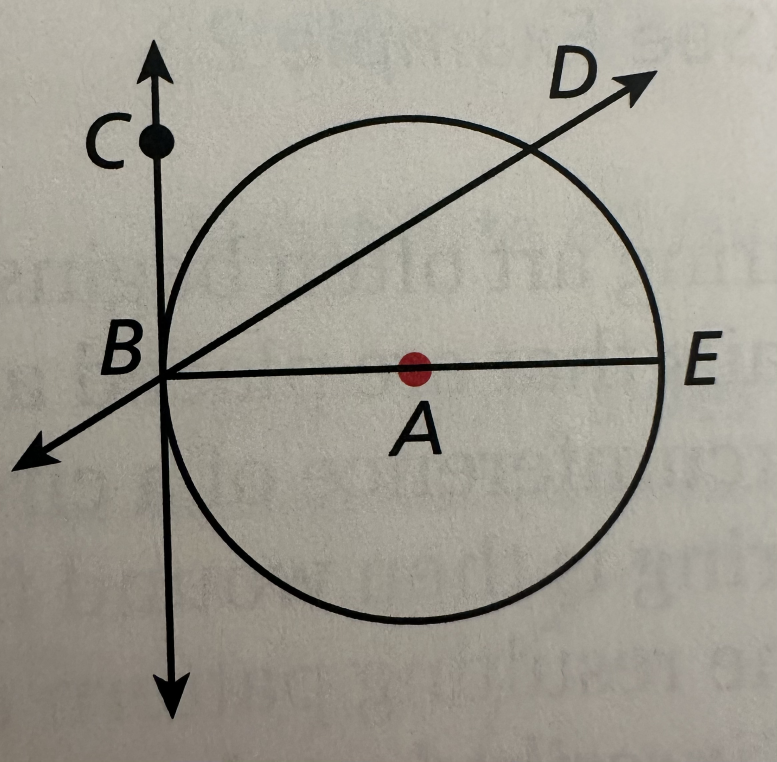
#> input picture coordinate_extraction/diagram_sample_image/circle9.jpg, 2330 x 2284 px (shown at 1/3 size)
$ jupyter execute coord_extraction.ipynb   (shell and % lines are left out)
#> lines starting #> are read from the running program, lines starting #| are printed output that depends on the picture; after the words box and inside, x2 and y2 are one past the last pixel; in counts of white or black regions, pixels touching at a corner belong together
### coordinate_extraction/combine_geometry.py
# TODO: refactor code by defining functions for logics used multiple times
import numpy as np
import cv2


def distance_between_points(p1, p2):
    return np.sqrt((p1[0] - p2[0]) ** 2 + (p1[1] - p2[1]) ** 2)


def get_line_angle(x1, y1, x2, y2):
    # Returns angle in degrees between 0 and 180
    return np.degrees(np.arctan2(y2 - y1, x2 - x1)) % 180


def combine_lines(lines, angle_tolerance_deg=5.0, distance_tolerance_px=20.0):
    """
    Combines redundant, fragmented, or overlapping lines into single definitive lines.

    1. Makes almost-parallel lines perfectly parallel by averaging their angles.
    2. Groups lines by angle and checks the perpendicular distance between them.
    3. Merges lines if their perpendicular distance is within the threshold.
    4. Finds the outermost (leftmost/rightmost) coordinates of the merged group.
    """
    if len(lines) == 0:
        return np.empty((0, 4))

    # Ensure shape is (N, 4)
    lines_array = np.array(lines, dtype=float).reshape(-1, 4)
    processed_lines = []
    for line in lines_array:
        x1, y1, x2, y2 = line
        # Calculate angle in degrees (-90 to 90) to handle orientation invariants
        angle = np.degrees(np.arctan2(y2 - y1, x2 - x1)) % 180
        if angle > 90:
            angle -= 180

        # Calculate line length
        length = np.hypot(x2 - x1, y2 - y1)
        processed_lines.append(
            {
                "coords": (x1, y1, x2, y2),
                "angle": angle,
                "length": length,
                "merged": False,
            }
        )
    final_combined_lines = []

    # Iterate through every line to find merge candidates
    for i in range(len(processed_lines)):
        if processed_lines[i]["merged"]:
            continue

        # Current base line group starts with just this line
        current_group = [processed_lines[i]]
        processed_lines[i]["merged"] = True

        x1_a, y1_a, x2_a, y2_a = processed_lines[i]["coords"]
        angle_a = processed_lines[i]["angle"]

        for j in range(i + 1, len(processed_lines)):
            if processed_lines[j]["merged"]:
                continue

            angle_b = processed_lines[j]["angle"]

            # --- STEP 1: Check if lines are almost parallel ---
            angle_diff = abs(angle_a - angle_b)
            # Handle wrap-around near 90/-90 degrees
            if angle_diff > 90:
                angle_diff = 180 - angle_diff

            if angle_diff <= angle_tolerance_deg:
                # --- STEP 2 & 3: Calculate perpendicular distance ---
                x1_b, y1_b, x2_b, y2_b = processed_lines[j]["coords"]

                # Perpendicular distance from midpoint of line B to line A
                mid_x_b = (x1_b + x2_b) / 2.0
                mid_y_b = (y1_b + y2_b) / 2.0

                # Line equation A*x + B*y + C = 0 for line A
                A = y2_a - y1_a
                B = x1_a - x2_a
                C = x2_a * y1_a - x1_a * y2_a

                denom = np.hypot(A, B)
                if denom > 1e-6:
                    perp_dist = abs(A * mid_x_b + B * mid_y_b + C) / denom
                else:
                    perp_dist = 0

                # If they are parallel and close enough, group them
                if perp_dist <= distance_tolerance_px:
                    current_group.append(processed_lines[j])
                    processed_lines[j]["merged"] = True

        # --- STEP 1 (Cont.): Make them perfectly parallel ---
        # Average the angles of all lines in the group weighted by length
        total_len = sum(l["length"] for l in current_group)
        avg_angle = sum(l["angle"] * l["length"] for l in current_group) / total_len

        # --- STEP 4 & 5: Project points onto the parallel axis to get extreme ends ---
        # Convert angle back to a directional unit vector
        rad = np.radians(avg_angle)
        dx, dy = np.cos(rad), np.sin(rad)

        # Collect all raw endpoints in this merged group
        all_pts = []
        for item in current_group:
            x1, y1, x2, y2 = item["coords"]
            all_pts.append((x1, y1))
            all_pts.append((x2, y2))

        all_pts = np.array(all_pts)

        # Project endpoints onto the line direction vector to sort them linearly
        projections = all_pts[:, 0] * dx + all_pts[:, 1] * dy

        # Find the indexes of the absolute extreme points
        min_idx = np.argmin(projections)
        max_idx = np.argmax(projections)

        # Extract the true leftmost and rightmost coordinates
        start_pt = all_pts[min_idx]
        end_pt = all_pts[max_idx]

        final_combined_lines.append(
            [int(start_pt[0]), int(start_pt[1]), int(end_pt[0]), int(end_pt[1])]
        )

    return np.array(final_combined_lines)


def get_distinct_points(points_array, threshold=10):
    # threshold is the minimum distance between points to be considered distinct
    if len(points_array) == 0:
        return []
    distinct_points = []
    for pt in points_array:
        if all(
            distance_between_points(pt, existing) >= threshold
            for existing in distinct_points
        ):
            distinct_points.append(pt)
    formatted_points = [(int(x), int(y)) for x, y in distinct_points]
    return formatted_points


def rescale_points(points_list):
    points = np.array(points_list, dtype=float)
    x = points[:, 0]
    y = points[:, 1]

    x_min, x_max = x.min(), x.max()
    y_min, y_max = y.min(), y.max()

    W = x_max - x_min
    H = y_max - y_min

    if H >= W:
        # Portrait or Square
        max_w, max_h = 10.0, 10.0
    else:
        # Landscape
        max_w, max_h = 15.0, 10.0

    scale = min(max_w / W, max_h / H)
    rescaled_points = points * scale

    return [(p[0], p[1]) for p in rescaled_points], scale


# [57 lines left out: functions align_points, force_align_points, not called in this run]


def _get_intersection_point(line1, line2, tolerance=15):
    """
    Finds the intersection point of two line segments if it falls
    within the bounds of both segments (plus a small pixel tolerance).
    """
    x1, y1, x2, y2 = line1
    x3, y3, x4, y4 = line2

    # Determinant formulas for line-line intersection
    denom = (x1 - x2) * (y3 - y4) - (y1 - y2) * (x3 - x4)

    # If denominator is 0, lines are parallel
    if abs(denom) < 1e-6:
        return None

    # Calculate exact intersection point (px, py)
    t_num = (x1 - x3) * (y3 - y4) - (y1 - y3) * (x3 - x4)
    t = t_num / denom

    px = x1 + t * (x2 - x1)
    py = y1 + t * (y2 - y1)

    # Segment boundary check: Ensure the intersection is on BOTH segments
    # We include a small tolerance margin because lines might not perfectly touch
    on_segment1 = (
        min(x1, x2) - tolerance <= px <= max(x1, x2) + tolerance
        and min(y1, y2) - tolerance <= py <= max(y1, y2) + tolerance
    )

    on_segment2 = (
        min(x3, x4) - tolerance <= px <= max(x3, x4) + tolerance
        and min(y3, y4) - tolerance <= py <= max(y3, y4) + tolerance
    )

    if on_segment1 and on_segment2:
        return [int(px), int(py)]

    return None


def get_all_intersection_points(all_lines, distance_threshold=15.0):
    intersection_points = []

    # Double loop to check every line combination exactly once
    for idx, line1 in enumerate(all_lines):
        for line2 in all_lines[idx + 1 :]:
            point = _get_intersection_point(line1, line2)
            if point is not None:
                intersection_points.append(point)

    # Convert to a clean NumPy array and remove any exact duplicate points
    intersection_points = np.array(intersection_points)

    # Merge points that are below your distance threshold
    if len(intersection_points) > 0:
        filtered_points = []

        for point in intersection_points:
            # Check if this point is close to any point we've already saved
            is_duplicate = False
            for saved_point in filtered_points:
                if distance_between_points(point, saved_point) < distance_threshold:
                    is_duplicate = True
                    break  # Stop checking, we found a close neighbor

            # If it's not close to any existing saved point, keep it
            if not is_duplicate:
                filtered_points.append(point)

        intersection_points = np.array(filtered_points)

    return intersection_points


def mask_circles(binary_img, circles):
    perimeter_mask = np.zeros_like(binary_img)

    if circles is not None:
        circles = np.uint16(np.around(circles))
        for i in circles[0, :]:
            center_x, center_y, radius = i[0], i[1], i[2]

            stroke_thickness = 12
            cv2.circle(
                perimeter_mask,
                (center_x, center_y),
                radius,
                255,
                thickness=stroke_thickness,
            )

    inverse_mask = cv2.bitwise_not(perimeter_mask)

    cleaned_binary = cv2.bitwise_and(binary_img, binary_img, mask=inverse_mask)

    return cleaned_binary


def _get_tangency_point(circle, line, threshold):
    cx, cy, r = circle
    x1, y1, x2, y2 = line

    dx = x2 - x1
    dy = y2 - y1

    line_length_squared = dx**2 + dy**2
    if line_length_squared < 1e-6:  # line length is zero
        return None
    # Project the circle's center onto the infinite line.
    # Find the scalar 't' that minimizes the distance to (cx, cy)
    t = ((cx - x1) * dx + (cy - y1) * dy) / line_length_squared

    # Calculate the exact coordinates of the closest point on the line
    tx = x1 + t * dx
    ty = y1 + t * dy

    # Verify it is actually a tangent line.
    # The distance from the center to this point should roughly equal the radius.
    dist_to_center = np.hypot(tx - cx, ty - cy)
    if abs(dist_to_center - r) <= threshold:
        return [int(round(tx)), int(round(ty))]

    return None


def get_all_tangency_points(lines, circles, threshold=20.0, point_touch_threshold=30.0):
    if lines is None or len(lines) == 0 or circles is None or len(circles) == 0:
        return np.empty((0, 2))
    clean_lines = np.array(lines).reshape(-1, 4)
    clean_circles = np.array(circles).reshape(-1, 3)

    all_tangent_points = []

    for circle in clean_circles:
        for line in clean_lines:

            # Use your pre-defined function to find the mathematical tangent point
            pt = _get_tangency_point(circle, line, threshold=threshold)
            if pt is not None:
                tx, ty = pt
                x1, y1, x2, y2 = line

                # Check if the point actually touches the circle
                within_segment = (
                    min(x1, x2) - point_touch_threshold
                    <= tx
                    <= max(x1, x2) + point_touch_threshold
                ) and (
                    min(y1, y2) - point_touch_threshold
                    <= ty
                    <= max(y1, y2) + point_touch_threshold
                )

                if within_segment:
                    all_tangent_points.append([tx, ty])

    return all_tangent_points


def get_line_circle_intersection_points(lines, circles, threshold=5.0):
    if lines is None or len(lines) == 0 or circles is None or len(circles) == 0:
        return np.empty((0, 2))

    clean_lines = np.array(lines).reshape(-1, 4)
    clean_circles = np.array(circles).reshape(-1, 3)

    intersection_points = []

    for circle in clean_circles:
        cx, cy, r = circle
        # Account for pixel noise by giving the radius a tiny buffer
        effective_radius = (
            r + threshold
        )  # TODO: change threshold logic so that it would return actual coordinate after checking threshold (circle8 example)

        for line in clean_lines:
            x1, y1, x2, y2 = line

            dx = x2 - x1
            dy = y2 - y1
            line_lensq = dx**2 + dy**2
            if line_lensq < 1e-6:
                continue

            # Project circle center onto the infinite line to find the closest point
            t = ((cx - x1) * dx + (cy - y1) * dy) / line_lensq

            # Clamp 't' between 0 and 1 to keep the point strictly ON the line segment
            t_clamped = max(0.0, min(1.0, t))
            closest_x = x1 + t_clamped * dx
            closest_y = y1 + t_clamped * dy

            # Perpendicular distance from circle center to the closest point on the segment
            dist_to_center = np.hypot(closest_x - cx, closest_y - cy)

            if dist_to_center > effective_radius:
                continue

            # Calculate the intersection points using the chord half-length
            # (Pythagorean theorem: half_chord^2 + dist_to_center^2 = radius^2)
            half_chord = np.sqrt(max(0.0, effective_radius**2 - dist_to_center**2))

            # Unit direction vectors of the line
            line_len = np.sqrt(line_lensq)
            ux = dx / line_len
            uy = dy / line_len

            # Compute the two intersection points along the trajectory
            # If the closest point was clamped to an endpoint, we base our offset there
            pt1 = [
                int(round(closest_x + ux * half_chord)),
                int(round(closest_y + uy * half_chord)),
            ]
            pt2 = [
                int(round(closest_x - ux * half_chord)),
                int(round(closest_y - uy * half_chord)),
            ]

            # Double check that the final calculated points are reasonably on the segment
            for pt in [pt1, pt2]:
                # Quick bounding box validation with a small margin
                margin = 5
                if (
                    min(x1, x2) - margin <= pt[0] <= max(x1, x2) + margin
                    and min(y1, y2) - margin <= pt[1] <= max(y1, y2) + margin
                ):
                    intersection_points.append(pt)

    # Convert to NumPy array and remove duplicate coordinates
    intersection_points = np.array(intersection_points)
    if len(intersection_points) > 0:
        intersection_points = np.unique(intersection_points, axis=0)

    return intersection_points


def _point_on_circle(point, circle, threshold):
    px, py = point
    cx, cy, r = circle

    dist_to_center = np.sqrt((px - cx) ** 2 + (py - cy) ** 2)

    if abs(dist_to_center - r) <= threshold:
        return True
    return False


def get_all_points_on_circles(points, circles, threshold=10.0):
    if points is None or len(points) == 0 or circles is None or len(circles) == 0:
        return np.empty((0, 2))

    clean_points = points.reshape(-1, 3)[:, :2]
    clean_circles = circles.reshape(-1, 3)

    points_on_circles = []

    for point in clean_points:
        for circle in clean_circles:
            if _point_on_circle(point, circle, threshold=threshold):
                points_on_circles.append(point)
                break  # Found a match for this point, move to the next point

    return points_on_circles


def _check_point_on_line(point, line, threshold):
    px, py = point
    x1, y1, x2, y2 = line

    dx = x2 - x1
    dy = y2 - y1
    line_lensq = dx**2 + dy**2

    if line_lensq < 1e-6:
        # The line is actually a single point, check distance to that point
        return np.hypot(px - x1, py - y1) <= threshold

    # 1. Calculate the projection scalar 't' along the infinite line
    t = ((px - x1) * dx + (py - y1) * dy) / line_lensq

    # 2. Clamp 't' to keep it strictly within the finite line segment bounds
    t_clamped = max(0.0, min(1.0, t))

    # 3. Find the coordinates of the closest point on the segment
    closest_x = x1 + t_clamped * dx
    closest_y = y1 + t_clamped * dy

    # 4. Calculate distance from the original point to this closest segment point
    distance = np.hypot(px - closest_x, py - closest_y)

    return distance <= threshold


def get_all_points_on_lines(points, lines, threshold=10.0):
    if points is None or len(points) == 0 or lines is None or len(lines) == 0:
        return np.empty((0, 2))

    # Standardize inputs to clean 2D arrays
    clean_points = np.array(points).reshape(-1, 3)[:, :2]
    clean_lines = np.array(lines).reshape(-1, 4)

    points_on_lines = []

    # Loop through every single point
    for point in clean_points:
        # Check it against every detected line segment
        for line in clean_lines:
            if _check_point_on_line(point, line, threshold=threshold):
                points_on_lines.append(point)
                break  # Found a match for this point, move to the next point

    return np.array(points_on_lines)


# [10 lines left out: function get_on_lines_list, not called in this run]

### coordinate_extraction/draw_figures.py
import random
import matplotlib.pyplot as plt
import numpy as np
import cv2


def draw_segments_on_image(image, lines=None, circles=None, points=None):
    # Create a copy to draw detected lines for visualization
    line_img = image.copy()

    if lines is not None:
        for line in lines:
            coords = line[0] if len(line.shape) > 1 else line
            x1, y1, x2, y2 = map(int, coords)

            random_color = (
                random.randint(50, 255),  # Blue
                random.randint(50, 255),  # Green
                random.randint(50, 255),  # Red
            )

            # Draw the line segment with its unique color
            cv2.line(line_img, (x1, y1), (x2, y2), random_color, 5)

    if circles is not None:
        circles = np.uint16(np.around(circles))
        for i in circles[0, :]:
            center = (i[0], i[1])
            radius = i[2]
            # Draw the circle's center
            cv2.circle(line_img, center, 3, (255, 0, 0), -1)
            # Draw the circle's perimeter
            cv2.circle(line_img, center, radius, (255, 0, 0), 2)

    if points is not None:
        for pt in points:
            px, py = map(int, pt)
            cv2.circle(line_img, (px, py), 8, (0, 0, 255), -1)

    plt.imshow(cv2.cvtColor(line_img, cv2.COLOR_BGR2RGB))
    plt.title(
        f"Detected (lines: {len(lines) if lines is not None else 0}, circles: {len(circles[0]) if circles is not None else 0}, points: {len(points) if points is not None else 0} )"
    )
    plt.axis("off")
    plt.show()


def plot_points(points, title="No Title Specified"):
    x_coords = [p[0] for p in points]
    y_coords = [p[1] for p in points]

    plt.clf()
    plt.scatter(x_coords, y_coords, color="blue", s=80, zorder=5)
    plt.axis("equal")

    # Format the plot area
    plt.title(title)
    plt.xlabel("X Coordinate")
    plt.ylabel("Y Coordinate")
    plt.grid(True, linestyle="--", alpha=0.6)
    plt.tight_layout()
    plt.show()

### coordinate_extraction/coord_extraction.ipynb
[cell 1]
import cv2
import numpy as np
import matplotlib.pyplot as plt

plt.rcParams['figure.figsize'] = [10, 8]

[cell 2]
# load image and preprocess
img_bgr = cv2.imread('diagram_sample_image/circle9.jpg')
#> img_bgr is the input picture: shape (2284, 2330, 3); mean B, G, R 145.3, 155.8, 159.4

# scale image so that longest side is 1000 pixels
width, height = img_bgr.shape[1], img_bgr.shape[0]
max_dim = max(height, width)
scale_factor = 1000 / max_dim
img_bgr = cv2.resize(img_bgr, (int(width * scale_factor), int(height * scale_factor)), interpolation=cv2.INTER_AREA)
#> img_bgr: shape (980, 1000, 3)
print(f"Original image size: {width}x{height}")
#| Original image size: 2330x2284
print(f"Rescaled image size: {img_bgr.shape[1]}x{img_bgr.shape[0]}")
#| Rescaled image size: 1000x980

img_gray = cv2.cvtColor(img_bgr, cv2.COLOR_BGR2GRAY)
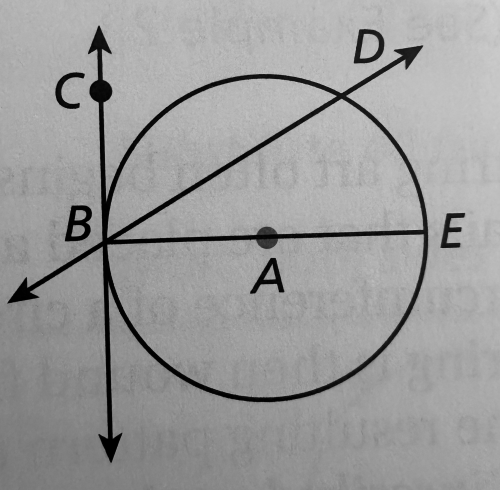
#> img_gray: shape (980, 1000) (shown at 1/2 size); min 0, max 208, mean 155.6
img_blur = cv2.bilateralFilter(img_gray, 9, 75, 75)

# _, img_binary = cv2.threshold(img_blur, 60, 255, cv2.THRESH_BINARY_INV) # original 127, 255
img_binary = cv2.adaptiveThreshold(img_blur, 255, cv2.ADAPTIVE_THRESH_GAUSSIAN_C,
                                        cv2.THRESH_BINARY_INV, 85, 15) # two numbers at the end are block size and constant C(higher value reduces noise)
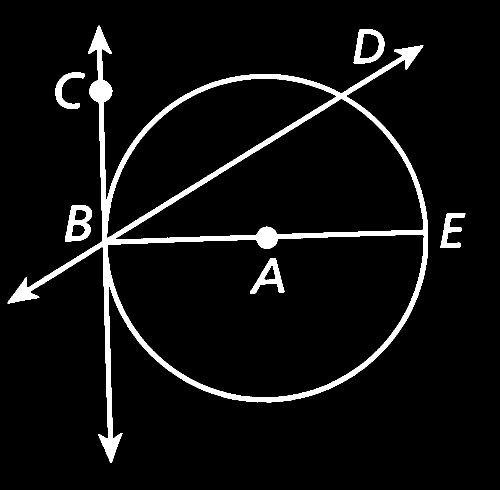
#> img_binary: shape (980, 1000) (shown at 1/2 size); 5.7% white; 6 white regions, box (x1, y1, x2, y2) and area: (15, 51, 856, 926) 47137, (130, 411, 184, 483) 2094, (707, 58, 769, 127) 1908, (500, 516, 569, 588) 1737, (881, 426, 931, 496) 1515, (111, 145, 170, 218) 1455

img_edge = cv2.Canny(img_gray, 50, 150, apertureSize=3)
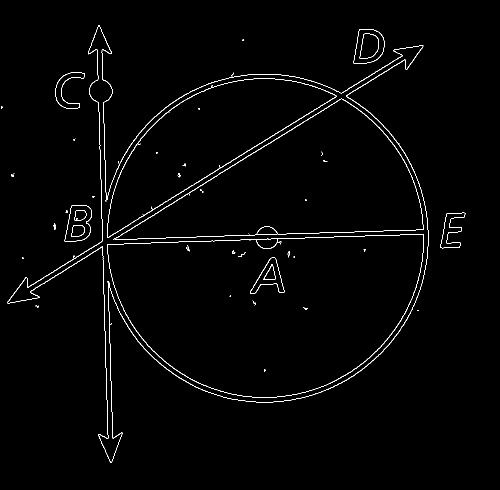
#> img_edge: shape (980, 1000) (shown at 1/2 size); 1.3% white in thin lines or dots, all inside (x1, y1, x2, y2) = (2, 51, 931, 926)

# 2. Define a structural element (kernel size must be larger than line thickness)
kernel = cv2.getStructuringElement(cv2.MORPH_RECT, (12, 12))

# 3. Apply Closing to fill the gap between the edges
solid_line = cv2.morphologyEx(img_edge, cv2.MORPH_CLOSE, kernel)
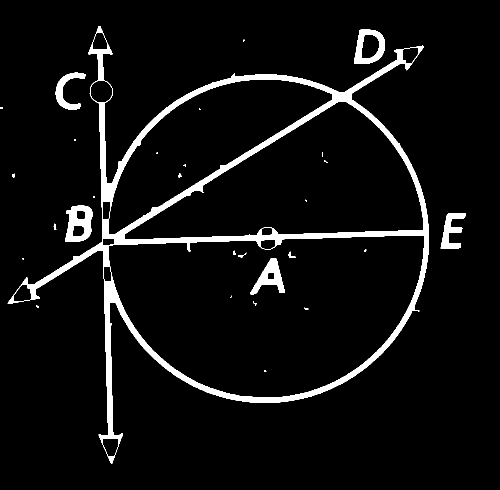
#> solid_line: shape (980, 1000) (shown at 1/2 size); 5.8% white; 29 white regions (13 under 20 px), largest, box (x1, y1, x2, y2) and area: (15, 52, 858, 927) 46106, (130, 411, 185, 484) 2501, (708, 59, 770, 128) 2080

fig, ax = plt.subplots(1, 2, figsize=(15, 7))
ax[0].imshow(cv2.cvtColor(img_bgr, cv2.COLOR_BGR2RGB))
ax[0].set_title("Original Diagram")
ax[0].axis('off')

ax[1].imshow(img_binary, cmap='gray')
ax[1].set_title("Binarized Image (Mask)")
ax[1].axis('off')
plt.show()
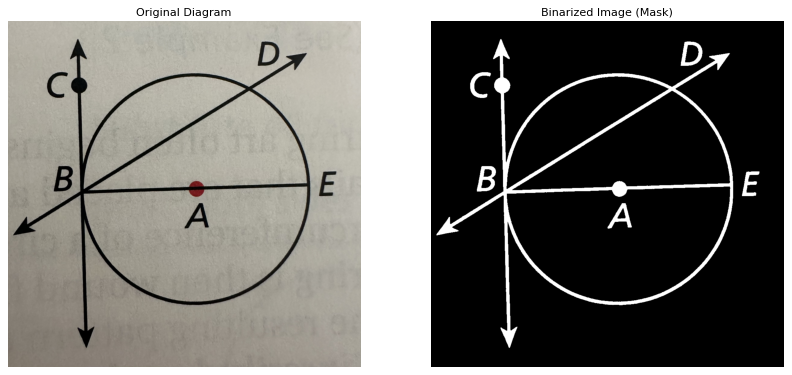
#> figure drawn by matplotlib, 2 panels

## Detect dots/circles/lines

[cell 3]
from draw_figures import draw_segments_on_image
from combine_geometry import mask_circles, get_all_points_on_circles

dots = cv2.HoughCircles(
        img_blur,
        cv2.HOUGH_GRADIENT,
        dp=1,
        minDist=100,
        param1=100,
        param2=15,
        minRadius=15,
        maxRadius=30,
    )
#> dots = [[533.5, 475.5, 21.8], [200.5, 181.5, 22], [740.5, 85.5, 27.2], [159.5, 458.5, 21.3]]
#> (the rest of the program and of its run is left out)
